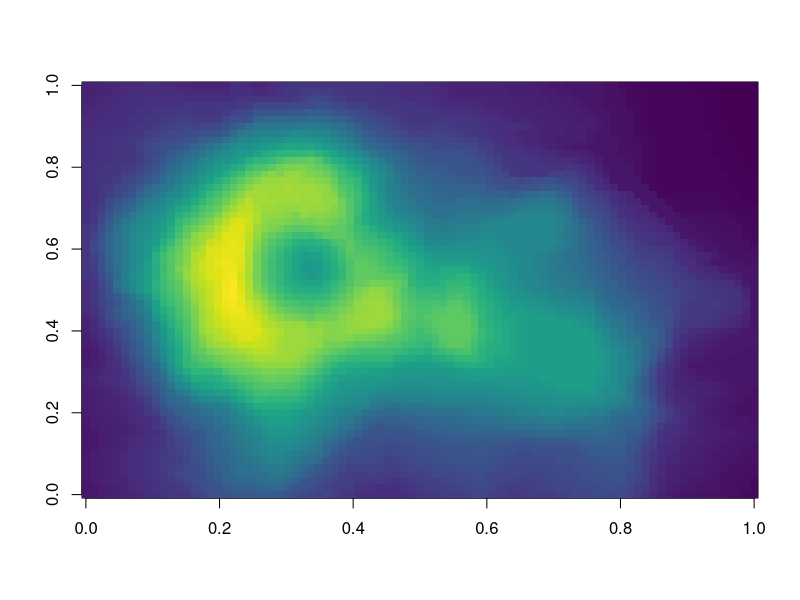
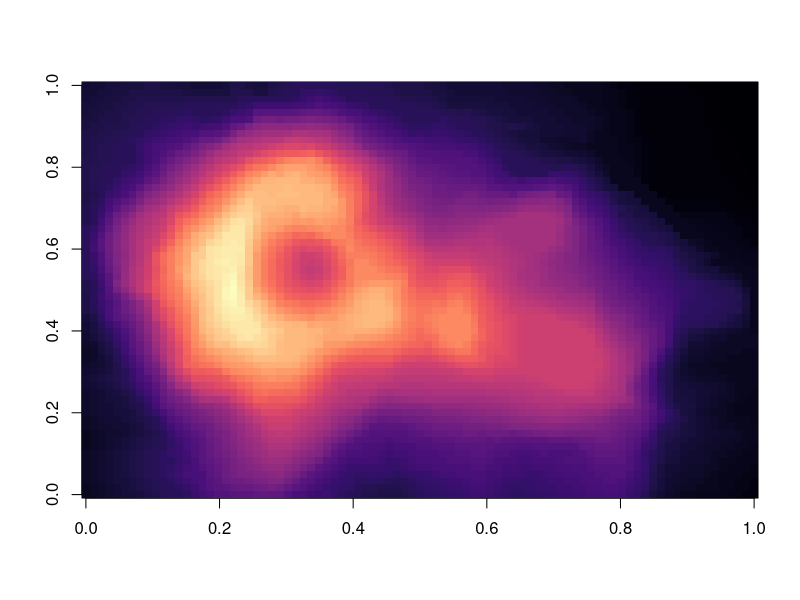

Source code (R) for these figures, in order:
## ---- chunk 1
library(viridis)
## ---- chunk 2
image(volcano, col = viridis(200))
## ---- chunk 3
image(volcano, col = viridis(200, option = "A"))
